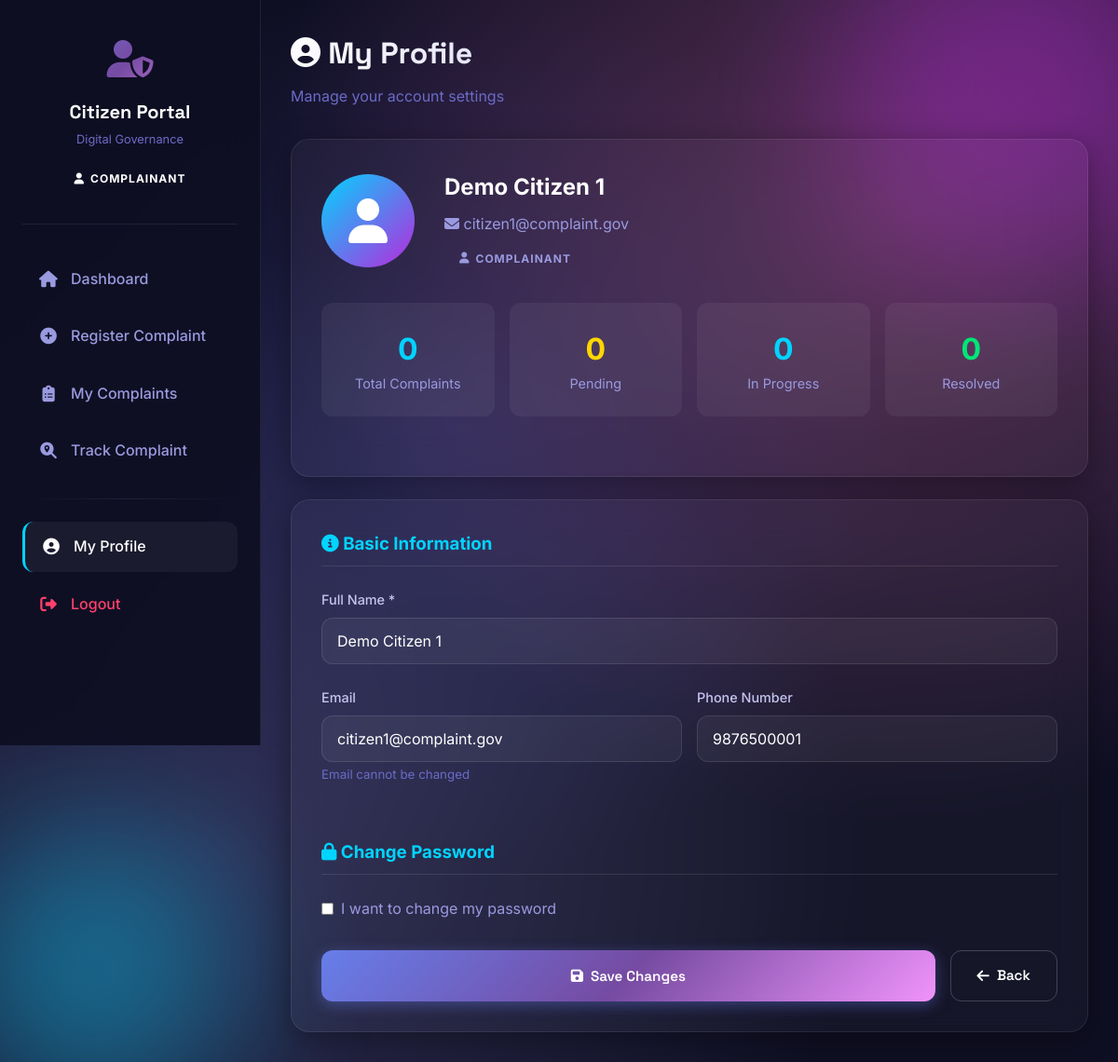
/profile.php (signed in), run on the app's committed database.
### tables this page shows
CREATE TABLE users (
    user_id INT AUTO_INCREMENT PRIMARY KEY,
    name VARCHAR(100) NOT NULL,
    email VARCHAR(150) UNIQUE NOT NULL,
    password_hash VARCHAR(255) NOT NULL,
    role ENUM('complainant', 'staff', 'supervisor') NOT NULL DEFAULT 'complainant',
    phone VARCHAR(15),
    ward_id INT,
    is_active TINYINT(1) DEFAULT 1,
    created_at DATETIME DEFAULT CURRENT_TIMESTAMP,
    updated_at DATETIME DEFAULT CURRENT_TIMESTAMP ON UPDATE CURRENT_TIMESTAMP,
    INDEX idx_email (email),
    INDEX idx_role (role),
    INDEX idx_active (is_active)
);

### profile.php (the view, shortened to what this page needs)
<?php
require_once("config.php");
$userId = $_SESSION['user_id'];
$role = $_SESSION['role'];
$stmt = $conn->prepare("SELECT * FROM users WHERE user_id = ?");
$stmt->bind_param("i", $userId);
$stmt->execute();
$user = $stmt->get_result()->fetch_assoc();
$stats = [];
if($role === 'complainant') {
    $result = $conn->query("SELECT
        COUNT(*) as total,
        SUM(CASE WHEN status = 'submitted' THEN 1 ELSE 0 END) as pending,
        SUM(CASE WHEN status IN ('in_progress', 'assigned') THEN 1 ELSE 0 END) as in_progress,
        SUM(CASE WHEN status = 'resolved' THEN 1 ELSE 0 END) as resolved
    FROM complaints WHERE complainant_id = $userId");
    $stats = $result->fetch_assoc();
}
?>
<!DOCTYPE html>
<html lang="en">
<head>
    <link rel="stylesheet" href="assets/style.css">
    <link rel="stylesheet" href="https://cdnjs.cloudflare.com/ajax/libs/font-awesome/6.4.0/css/all.min.css">
</head>
<body>
    <div class="animated-bg"></div>
    <div class="orb orb-1"></div>
    <div class="orb orb-2"></div>
    <aside class="sidebar-premium">
        <div class="sidebar-header">
            <div class="sidebar-logo">
                <i class="fas fa-<?php echo $role === 'supervisor' ? 'shield-alt' : ($role === 'staff' ? 'hard-hat' : 'user-shield'); ?>"></i>
            </div>
            <h2 class="sidebar-title">
                <?php echo $role === 'supervisor' ? 'Admin Portal' : ($role === 'staff' ? 'Staff Portal' : 'Citizen Portal'); ?>
            </h2>
            <p class="sidebar-subtitle">
                <?php echo $role === 'supervisor' ? 'Supervisor Dashboard' : ($role === 'staff' ? 'Field Operations' : 'Digital Governance'); ?>
            </p>
            <span class="role-badge role-<?php echo $role; ?>" style="margin-top: 1rem;">
                <i class="fas fa-user"></i> <?php echo ucfirst($role); ?>
            </span>
        </div>
        <nav>
            <ul class="nav-menu">
                <?php if($role === 'supervisor'): ?>
                <li class="nav-item"><a href="admin.php" class="nav-link"><i class="fas fa-home"></i> Dashboard</a></li>
                <li class="nav-item"><a href="admin_complaints.php" class="nav-link"><i class="fas fa-clipboard-list"></i> All Complaints</a></li>
                <li class="nav-item"><a href="staff_performance.php" class="nav-link"><i class="fas fa-chart-bar"></i> Staff Performance</a></li>
                <li class="nav-item"><a href="staff_management.php" class="nav-link"><i class="fas fa-users-cog"></i> Staff Management</a></li>
                <li class="nav-item"><a href="heatmap.php" class="nav-link"><i class="fas fa-fire"></i> Priority Heatmap</a></li>
                <li class="nav-item"><a href="area_master.php" class="nav-link"><i class="fas fa-map"></i> Area Master</a></li>
                <li class="nav-item"><a href="category_master.php" class="nav-link"><i class="fas fa-tags"></i> Categories</a></li>
                <li class="divider"></li>
                <li class="nav-item"><a href="api/pending_by_area.php" target="_blank" class="nav-link" style="color: var(--accent-cyan);"><i class="fas fa-code"></i> API: Pending by Area</a></li>
                <?php elseif($role === 'staff'): ?>
                <li class="nav-item"><a href="staff.php" class="nav-link"><i class="fas fa-hard-hat"></i> My Work</a></li>
                <li class="nav-item"><a href="staff_history.php" class="nav-link"><i class="fas fa-history"></i> History</a></li>
                <?php else: ?>
                <li class="nav-item"><a href="dashboard.php" class="nav-link"><i class="fas fa-home"></i> Dashboard</a></li>
                <li class="nav-item"><a href="complaint.php" class="nav-link"><i class="fas fa-plus-circle"></i> Register Complaint</a></li>
                <li class="nav-item"><a href="view_complaints.php" class="nav-link"><i class="fas fa-clipboard-list"></i> My Complaints</a></li>
                <?php endif; ?>
                <li class="nav-item"><a href="track.php" class="nav-link"><i class="fas fa-search-location"></i> Track Complaint</a></li>
                <li class="divider"></li>
                <li class="nav-item"><a href="profile.php" class="nav-link active"><i class="fas fa-user-circle"></i> My Profile</a></li>
                <li class="nav-item"><a href="logout.php" class="nav-link" style="color: #ff416c;"><i class="fas fa-sign-out-alt"></i> Logout</a></li>
            </ul>
        </nav>
    </aside>
    <main class="main-content">
        <div class="page-header">
            <h1 class="page-title"><i class="fas fa-user-circle" style="color: var(--accent-cyan);"></i> My Profile</h1>
            <p class="page-subtitle">Manage your account settings</p>
        </div>
        <div class="glass-card" style="padding: 2rem; margin-bottom: 1.5rem;">
            <div class="profile-header">
                <div class="profile-avatar">
                    <i class="fas fa-user"></i>
                </div>
                <div class="profile-info">
                    <h2><?php echo htmlspecialchars($user['name']); ?></h2>
                    <p><i class="fas fa-envelope"></i> <?php echo htmlspecialchars($user['email']); ?></p>
                    <p style="margin-top: 0.5rem;">
                        <span class="role-badge role-<?php echo $role; ?>">
                            <i class="fas fa-<?php echo $role === 'supervisor' ? 'user-shield' : ($role === 'staff' ? 'hard-hat' : 'user'); ?>"></i>
                            <?php echo ucfirst($role); ?>
                        </span>
                    </p>
                </div>
            </div>
            <?php if(!empty($stats)): ?>
            <div class="stats-grid">
                <?php if($role === 'complainant'): ?>
                <div class="stat-card">
                    <div class="stat-value"><?php echo $stats['total'] ?? 0; ?></div>
                    <div class="stat-label">Total Complaints</div>
                </div>
                <div class="stat-card">
                    <div class="stat-value" style="color: var(--accent-yellow);"><?php echo $stats['pending'] ?? 0; ?></div>
                    <div class="stat-label">Pending</div>
                </div>
                <div class="stat-card">
                    <div class="stat-value" style="color: var(--accent-cyan);"><?php echo $stats['in_progress'] ?? 0; ?></div>
                    <div class="stat-label">In Progress</div>
                </div>
                <div class="stat-card">
                    <div class="stat-value" style="color: var(--accent-green);"><?php echo $stats['resolved'] ?? 0; ?></div>
                    <div class="stat-label">Resolved</div>
                </div>
                <?php endif; ?>
            </div>
            <?php endif; ?>
        </div>
        <div class="glass-card" style="padding: 2rem;">
            <form method="POST">
                <div class="form-section">
                    <h3><i class="fas fa-info-circle"></i> Basic Information</h3>
                    <div class="form-group">
                        <label class="form-label">Full Name *</label>
                        <input type="text" name="name" class="form-control" value="<?php echo htmlspecialchars($user['name']); ?>" required>
                    </div>
                    <div style="display: grid; grid-template-columns: repeat(auto-fit, minmax(250px, 1fr)); gap: 1rem;">
                        <div class="form-group">
                            <label class="form-label">Email</label>
                            <input type="email" class="form-control" value="<?php echo htmlspecialchars($user['email']); ?>" disabled>
                            <small style="color: var(--primary-400);">Email cannot be changed</small>
                        </div>
                        <div class="form-group">
                            <label class="form-label">Phone Number</label>
                            <input type="tel" name="phone" class="form-control" value="<?php echo htmlspecialchars($user['phone'] ?? ''); ?>" placeholder="Enter your phone number">
                        </div>
                    </div>
                </div>
                <div class="form-section">
                    <h3><i class="fas fa-lock"></i> Change Password</h3>
                    <label class="password-toggle">
                        <input type="checkbox" id="changePasswordToggle">
                        <span>I want to change my password</span>
                    </label>
                </div>
                <div style="display: flex; gap: 1rem; margin-top: 2rem;">
                    <button type="submit" name="update_profile" class="btn btn-primary" style="flex: 1;">
                        <i class="fas fa-save"></i> Save Changes
                    </button>
                    <a href="<?php echo $role === 'supervisor' ? 'admin.php' : ($role === 'staff' ? 'staff.php' : 'dashboard.php'); ?>" class="btn btn-secondary">
                        <i class="fas fa-arrow-left"></i> Back
                    </a>
                </div>
            </form>
        </div>
    </main>
</body>
</html>

### profile.php (style rules this page uses)
.profile-header { display: flex; align-items: center; gap: 2rem; margin-bottom: 2rem; }
.profile-avatar { width: 100px; height: 100px; border-radius: 50%; background: linear-gradient(135deg, var(--accent-cyan), var(--accent-purple)); display: flex; align-items: center; justify-content: center; font-size: 3rem; color: white; }
.profile-info h2 { margin: 0 0 0.5rem 0; color: white; }
.profile-info p { margin: 0; color: var(--primary-300); }
.stats-grid { display: grid; grid-template-columns: repeat(auto-fit, minmax(150px, 1fr)); gap: 1rem; margin-bottom: 2rem; }
.stat-card { background: rgba(255,255,255,0.05); padding: 1.5rem; border-radius: 12px; text-align: center; }
.stat-value { font-size: 2rem; font-weight: 700; color: var(--accent-cyan); }
.stat-label { color: var(--primary-300); font-size: 0.9rem; }
.form-section { margin-bottom: 2rem; }
.form-section h3 { color: var(--accent-cyan); margin-bottom: 1.5rem; padding-bottom: 0.5rem; border-bottom: 1px solid rgba(255,255,255,0.1); }
.password-toggle { display: flex; align-items: center; gap: 0.5rem; margin-top: 1rem; color: var(--primary-300); cursor: pointer; }
.password-toggle input { cursor: pointer; }

### data on the page
users: name "Demo Citizen 1", email "citizen1@complaint.gov", phone "9876500001"

### other printed values
$role "COMPLAINANT"
$stats['total'] "0"
$stats['pending'] "0"
$stats['in_progress'] "0"
$stats['resolved'] "0"
